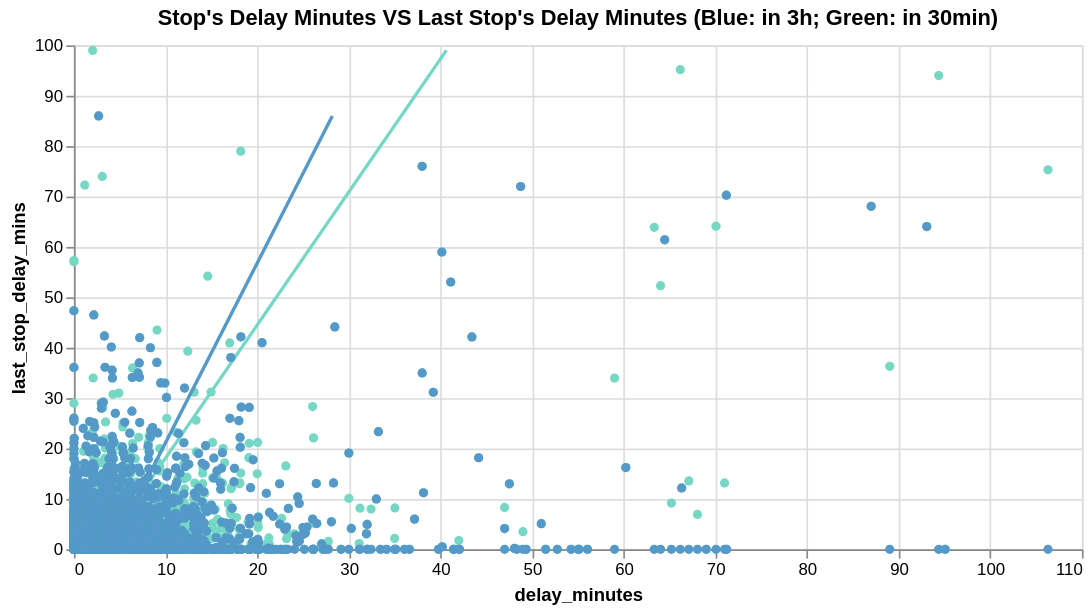

Describe this chart as a Vega-Lite specification.
### Vega-Lite specification from a JSON file in a GitHub repository (floating-point values rounded to 4 significant figures; data arrays with more than 128 entries replaced by an {"elided": "..."} marker saying what was removed)
{"config": {"view": {"continuousWidth": 400, "continuousHeight": 300}}, "layer": [{"mark": "circle", "encoding": {"color": {"value": "#76D7C4"}, "opacity": {"value": 1}, "tooltip": [{"type": "quantitative", "field": "delay_minutes"}, {"type": "quantitative", "field": "last_stop_delay_min_in_3H"}, {"type": "nominal", "field": "to_station"}], "x": {"type": "quantitative", "field": "delay_minutes"}, "y": {"type": "quantitative", "axis": {"title": "last_stop_delay_mins"}, "field": "last_stop_delay_min_in_3H"}}, "height": 300, "width": 600}, {"mark": "line", "encoding": {"color": {"value": "#76D7C4"}, "opacity": {"value": 1}, "tooltip": [{"type": "quantitative", "field": "delay_minutes"}, {"type": "quantitative", "field": "last_stop_delay_min_in_3H"}, {"type": "nominal", "field": "to_station"}], "x": {"type": "quantitative", "field": "delay_minutes"}, "y": {"type": "quantitative", "axis": {"title": "last_stop_delay_mins"}, "field": "last_stop_delay_min_in_3H"}}, "height": 300, "transform": [{"on": "last_stop_delay_min_in_3H", "regression": "delay_minutes"}], "width": 600}, {"layer": [{"mark": "circle", "encoding": {"color": {"value": "#5499C7"}, "opacity": {"value": 1}, "tooltip": [{"type": "quantitative", "field": "delay_minutes"}, {"type": "quantitative", "field": "last_stop_delay_min_in_30M"}, {"type": "nominal", "field": "to_station"}], "x": {"type": "quantitative", "field": "delay_minutes"}, "y": {"type": "quantitative", "field": "last_stop_delay_min_in_30M"}}, "title": "Stop's Delay Minutes VS Last Stop's Delay Minutes (Blue: in 3h; Green: in 30min)"}, {"mark": "line", "encoding": {"color": {"value": "#5499C7"}, "opacity": {"value": 1}, "tooltip": [{"type": "quantitative", "field": "delay_minutes"}, {"type": "quantitative", "field": "last_stop_delay_min_in_30M"}, {"type": "nominal", "field": "to_station"}], "x": {"type": "quantitative", "field": "delay_minutes"}, "y": {"type": "quantitative", "field": "last_stop_delay_min_in_30M"}}, "title": "Stop's Delay Minutes VS Last Stop's Delay Minutes (Blue: in 3h; Green: in 30min)", "transform": [{"on": "last_stop_delay_min_in_30M", "regression": "delay_minutes"}]}]}], "data": {"name": "data-48a2d448746ea3ce5b4408cf0af04636"}, "$schema": "https://vega.github.io/schema/vega-lite/v4.8.1.json", "datasets": {"data-48a2d448746ea3ce5b4408cf0af04636": {"elided": "5000 records"}}}
